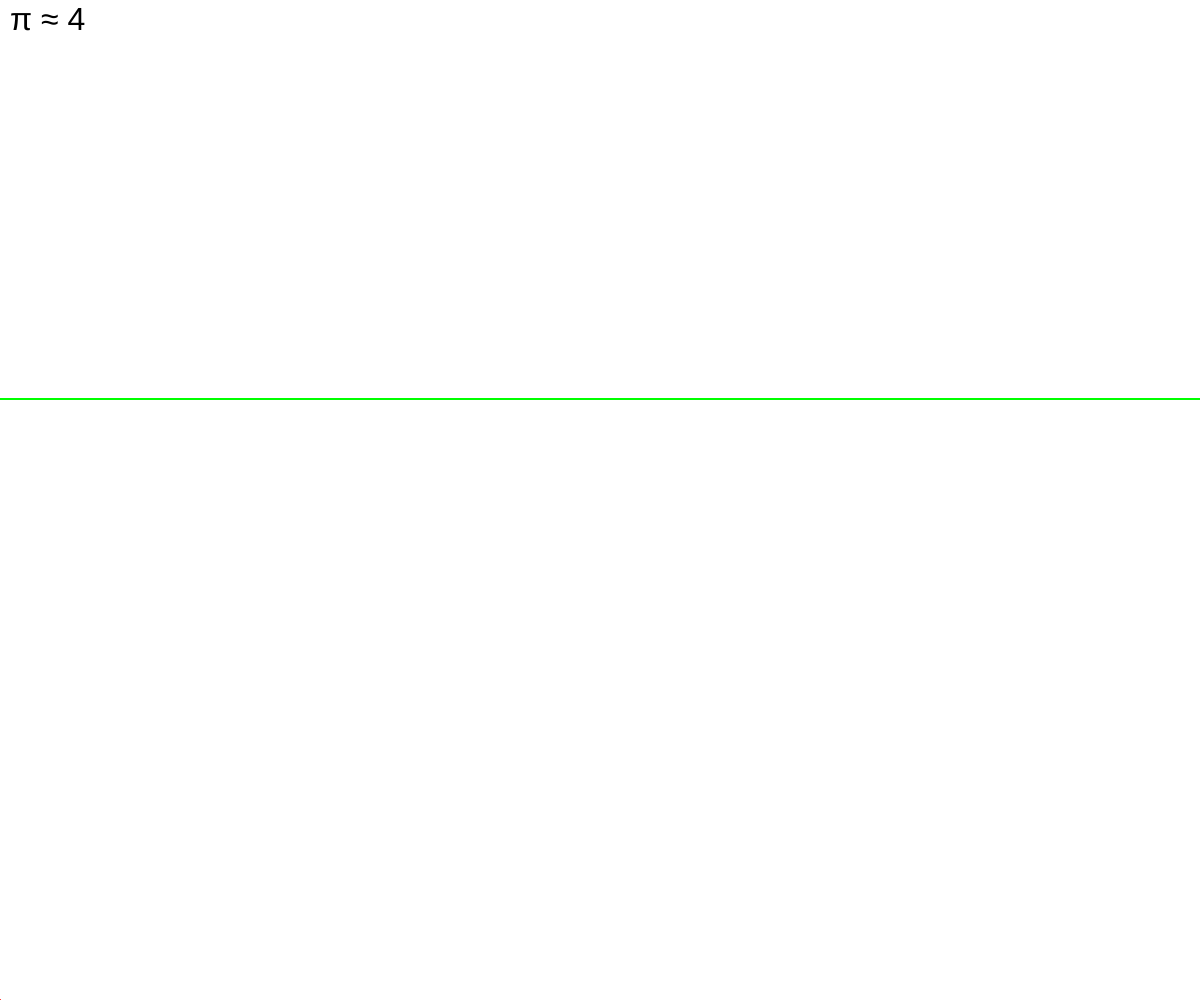
Frame 1 (no input)
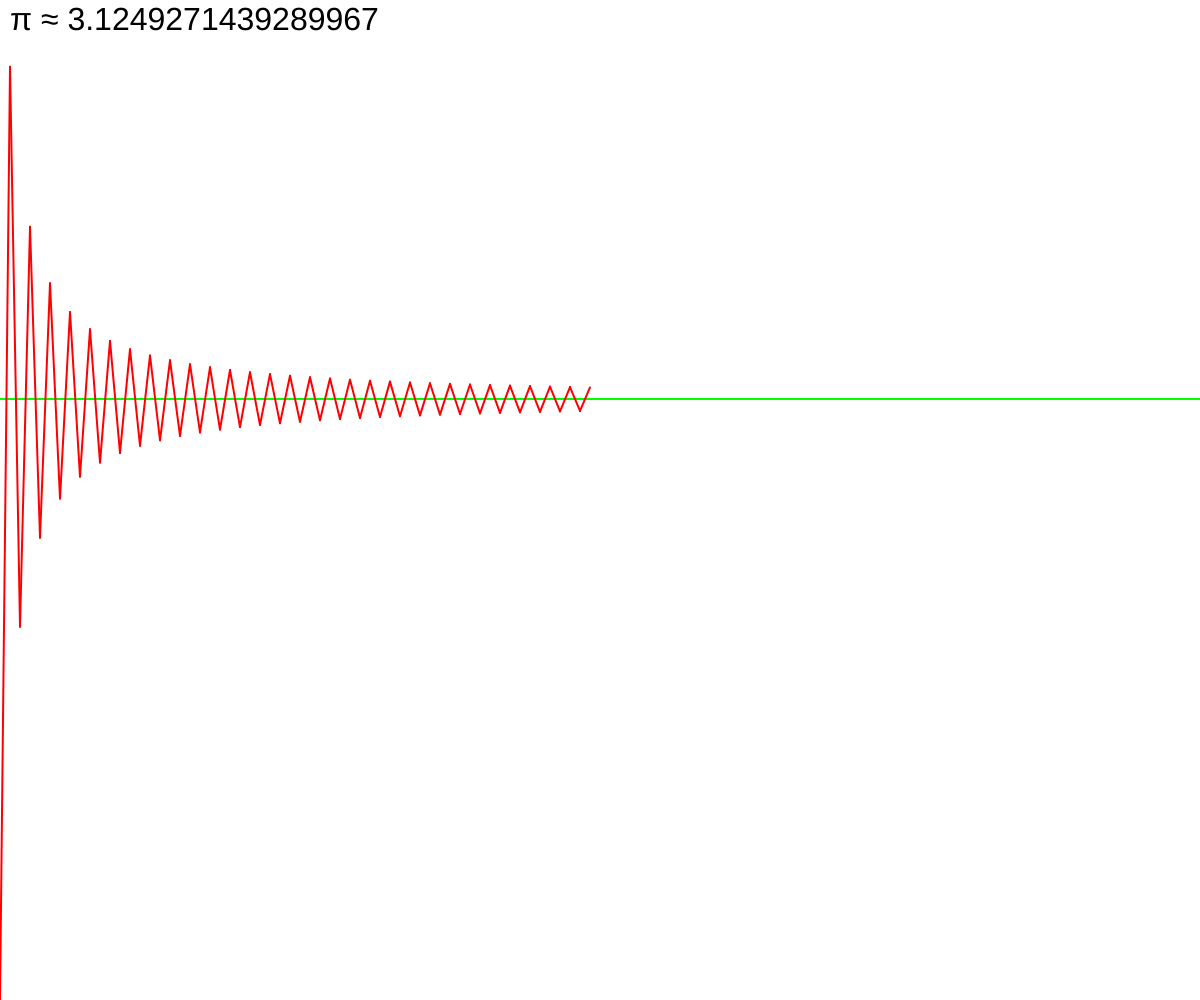
Frame 60 (no input)
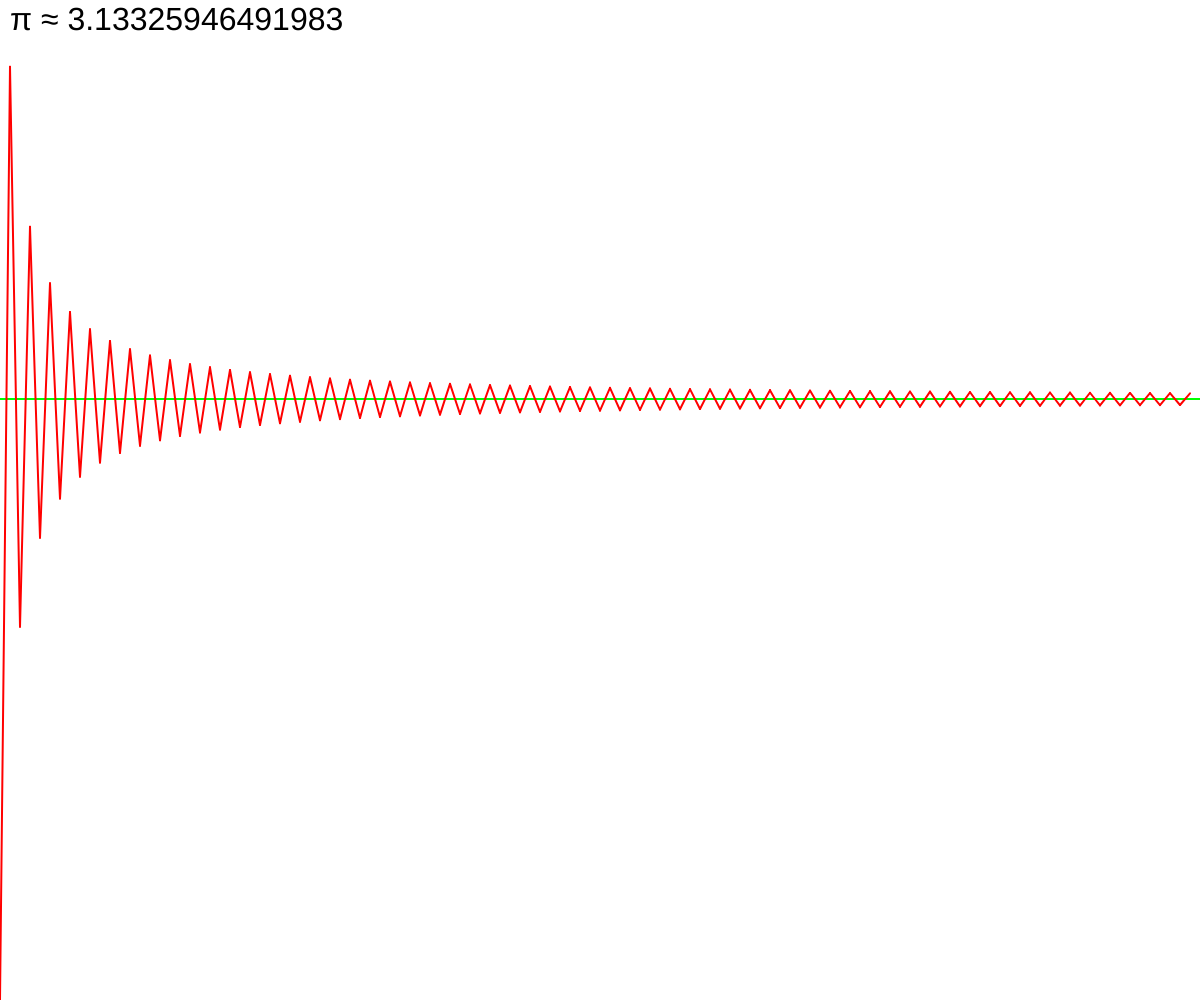
Frame 120 (the mouse pressed at the canvas centre since frame 60)

The p5.js sketch that drew these frames (run headless with seeded random() and noise() and a simulated clock; from frame 60 on, the mouse is pressed at the canvas centre):

// p5.js sketch
// ── sketch.js
let scale = 700;
let offset = 1800;

function setup() {
	createCanvas(windowWidth, windowHeight);
	pg = createGraphics(windowWidth, windowHeight);
	pg.background(255);
	
	pg.strokeWeight(2);

	let black = color(0, 0, 0);
	let green = color(0, 255, 0);

	pg.stroke(green);
	pg.line(0, PI * scale - offset, 1920, PI * scale - offset);

}

let CalcPi = 1;
let x = 0;
let LastCalcPi = 1;
let LastX = 0;



function draw() {
	background(255);

	
	let red = color(255, 0, 0);
	
	
	pg.strokeWeight(2);

	pg.stroke(red);
	pg.line(LastX * 10, LastCalcPi * 4 * scale - offset, x * 10, CalcPi * 4 * scale - offset);

	image(pg, 0, 0);

	textSize(32);
	text("π ≈ " + CalcPi * 4, 10, 30);

	LastX = x;
	LastCalcPi = CalcPi;


	x += 1;
	let denominator = x * 2 + 1;
	let numerator = x % 2 * -2 + 1;
	CalcPi += numerator/denominator;
}
// ── sketchCircle.1.js
let r = 300;
let l = 1000;
let mid = l/2;

let pg;

function setup() {
	pg = createGraphics(l, l);
	

	frameRate(60);
	createCanvas(l, l);
	pg.background(0);
	pg.stroke(255);
	pg.strokeWeight(5);
	pg.point(mid, mid);
}

let inside = 0;
let outside = 0;

function draw() {
	let green = color(0, 255, 0);
	let red = color(255, 0, 0);
	strokeWeight(3);
	x = random(l);
	y = random(l);
	d = sqrt(pow(mid - x, 2) + pow(mid - y, 2));
	if(d < r) {
		pg.stroke(green);
		inside += 1;
	} else {
		pg.stroke(red);
		outside += 1;
	}

	pg.point(x, y);
	image(pg, 0, 0);

	//background(0);
	fill(255);
	textSize(40);
	let k = inside / outside;
	let EPI = k*pow(l,2)/((k+1)*pow(r,2));
	text(" π ≈ " + EPI, 10, 30);

	
}
